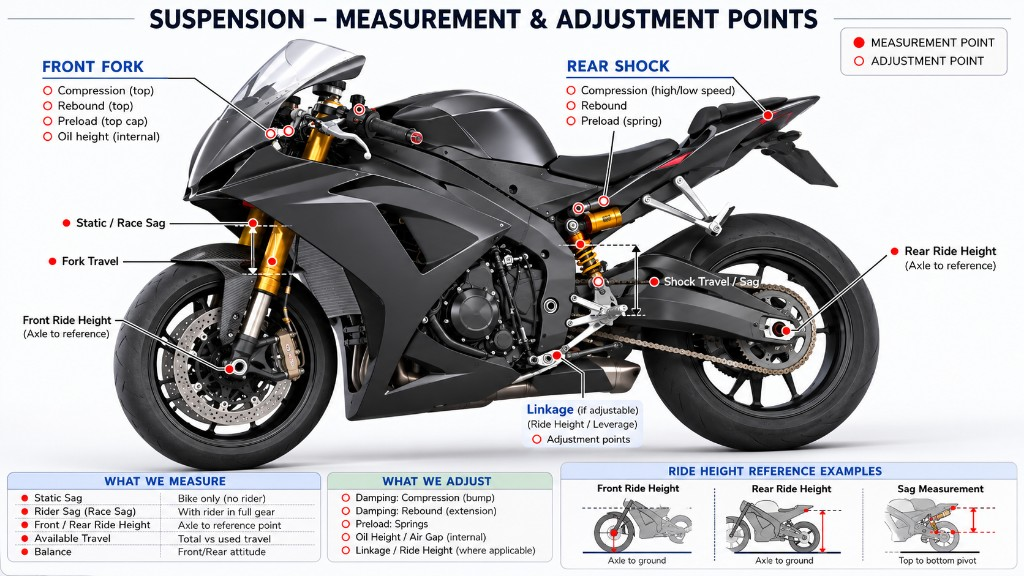
#> input picture app/src/assets/bike-setup/suspension-map.png, 1024 x 576 px, found by its file name
$ python process-suspension-bike.py
#> lines starting #> are read from the running program, lines starting #| are printed output that depends on the picture
"""Build a clean bike PNG: transparent fringe, light-grey body, enhanced suspension."""
from __future__ import annotations

from collections import deque
from pathlib import Path

from PIL import Image, ImageDraw, ImageEnhance, ImageFilter

SRC = Path(r"c:\Users\Administrator\.cursor\Send-It\app\src\assets\bike-setup\suspension-map.png")
OUT = Path(r"c:\Users\Administrator\.cursor\Send-It\app\src\assets\bike-setup\suspension-bike.png")

CROP_TOP = 36
CROP_BOTTOM = 436
BODY_ALPHA = 215
BODY_GREY = 232


def is_near_white(r: int, g: int, b: int) -> bool:
    mx, mn = max(r, g, b), min(r, g, b)
    if r >= 228 and g >= 228 and b >= 228:
        return True
    if r >= 205 and g >= 205 and b >= 205 and mx - mn < 22:
        return True
    return False


def is_fringe_white(r: int, g: int, b: int) -> bool:
    mx, mn = max(r, g, b), min(r, g, b)
    return r >= 180 and g >= 180 and b >= 180 and mx - mn < 20


def is_red_mark(r: int, g: int, b: int) -> bool:
    return r > 155 and g < 115 and b < 115 and r > g + 45 and r > b + 45


def is_gold(r: int, g: int, b: int) -> bool:
    if r > 145 and g > 100 and b < 140 and r > b + 30 and g > b + 8:
        return True
    if r > 175 and g > 145 and b < 125 and r > b + 45:
        return True
    return False


def is_label_light(r: int, g: int, b: int) -> bool:
    mx, mn = max(r, g, b), min(r, g, b)
    if 140 <= mx <= 210 and mx - mn < 35 and mn > 120:
        return True
    return False


def apply_body_and_suspension(im: Image.Image) -> Image.Image:
    """Colorize after all geometry work / resize so grey stays light."""
    px = im.load()
    w, h = im.size
    fork_box = (int(0.12 * w), int(0.06 * h), int(0.36 * w), int(0.94 * h))
    shock_box = (int(0.42 * w), int(0.18 * h), int(0.62 * w), int(0.68 * h))
    sus = Image.new("L", (w, h), 0)
    sd = ImageDraw.Draw(sus)
    for y in range(h):
        for x in range(w):
            r, g, b, a = px[x, y]
            if a == 0 or not is_gold(r, g, b):
                continue
            in_fork = fork_box[0] <= x <= fork_box[2] and fork_box[1] <= y <= fork_box[3]
            in_shock = shock_box[0] <= x <= shock_box[2] and shock_box[1] <= y <= shock_box[3]
            if in_fork or in_shock:
                sd.ellipse((x - 10, y - 10, x + 10, y + 10), fill=255)
    sus = sus.filter(ImageFilter.GaussianBlur(2))
    sp = sus.load()

    for y in range(h):
        for x in range(w):
            r, g, b, a = px[x, y]
            if a == 0:
                continue
            if sp[x, y] >= 70 or is_gold(r, g, b):
                nr = min(255, int(r * 1.14 + 10))
                ng = min(255, int(g * 1.10 + 6))
                nb = min(255, int(b * 0.92))
                px[x, y] = (nr, ng, nb, 255)
            else:
                lum = (r + g + b) / 3
                mix = 0.12
                nr = int(BODY_GREY * (1 - mix) + min(lum, 200) * mix)
                ng = int(BODY_GREY * (1 - mix) + min(lum, 200) * mix)
                nb = int(BODY_GREY * (1 - mix) + min(lum, 200) * mix * 0.98)
                # keep silhouette solid enough on dark UI
                px[x, y] = (nr, ng, nb, BODY_ALPHA)
    return im


def main() -> None:
    im = Image.open(SRC).convert("RGBA")
    w, h = im.size
#> w = 1024; h = 576
    cropped = im.crop((0, CROP_TOP, w, min(h, CROP_BOTTOM))).copy()
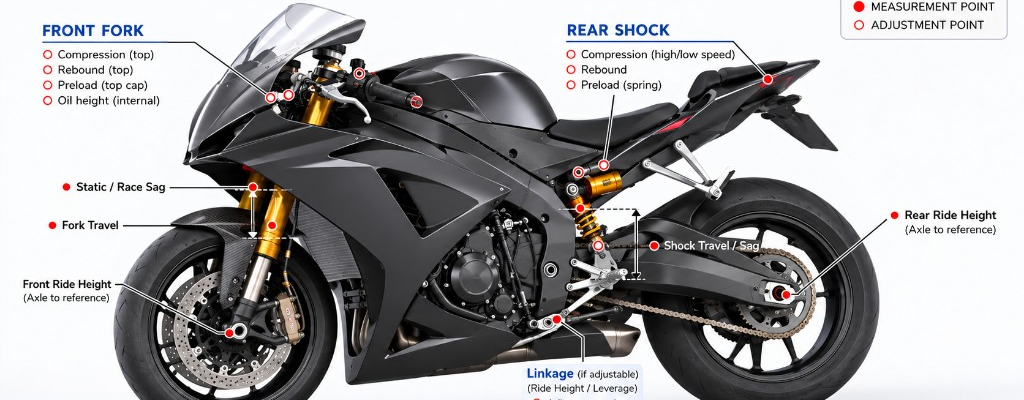
#> cropped: PIL image 1024x400 RGBA; mean R, G, B, A 160.9, 160, 160.8, 255
    cw, ch = cropped.size
#> cw = 1024; ch = 400
    px = cropped.load()
    print(f"crop -> {cw}x{ch}")
#| crop -> 1024x400

    for y in range(ch):
        for x in range(cw):
            r, g, b, a = px[x, y]
            if is_near_white(r, g, b) or is_red_mark(r, g, b) or is_label_light(r, g, b):
                px[x, y] = (0, 0, 0, 0)

    visited = [[False] * cw for _ in range(ch)]
    best: list[tuple[int, int]] = []

    def flood(sx: int, sy: int) -> list[tuple[int, int]]:
        if not (0 <= sx < cw and 0 <= sy < ch) or visited[sy][sx] or px[sx, sy][3] == 0:
            return []
        q = deque([(sx, sy)])
        visited[sy][sx] = True
        cells: list[tuple[int, int]] = []
        while q:
            x, y = q.popleft()
            cells.append((x, y))
            for dx, dy in ((1, 0), (-1, 0), (0, 1), (0, -1)):
                nx, ny = x + dx, y + dy
                if 0 <= nx < cw and 0 <= ny < ch and not visited[ny][nx] and px[nx, ny][3] != 0:
                    visited[ny][nx] = True
                    q.append((nx, ny))
        return cells

    for y in range(0, ch, 3):
        for x in range(0, cw, 3):
            if not visited[y][x] and px[x, y][3] != 0:
                comp = flood(x, y)
                if len(comp) > len(best):
                    best = comp

    keep = set(best)
    print(f"bike pixels={len(keep)}")
#| bike pixels=176161
    for y in range(ch):
        for x in range(cw):
            if px[x, y][3] != 0 and (x, y) not in keep:
                px[x, y] = (0, 0, 0, 0)

    for y in range(ch):
        for x in range(cw):
            r, g, b, a = px[x, y]
            if a and (is_fringe_white(r, g, b) or is_near_white(r, g, b) or is_red_mark(r, g, b)):
                px[x, y] = (0, 0, 0, 0)

    bbox = cropped.getbbox()
    if bbox:
        cropped = cropped.crop(bbox)
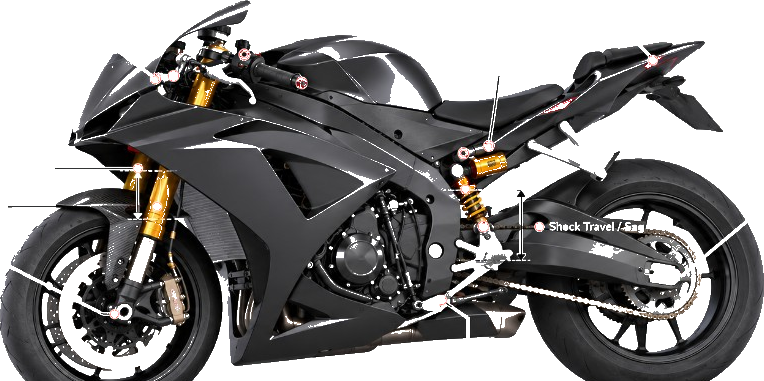
#> cropped: PIL image 764x381 RGBA; mean R, G, B, A 36.1, 34.9, 34.5, 154.3; transparent parts drawn white
        print(f"trimmed -> {cropped.size}")
#| trimmed -> (764, 381)

    tw, th = cropped.size
    pad_l, pad_r, pad_t, pad_b = 90, 40, 24, 24
    padded = Image.new("RGBA", (tw + pad_l + pad_r, th + pad_t + pad_b), (0, 0, 0, 0))
#> padded: PIL image 894x429 RGBA; every value is 0
    padded.paste(cropped, (pad_l, pad_t), cropped)
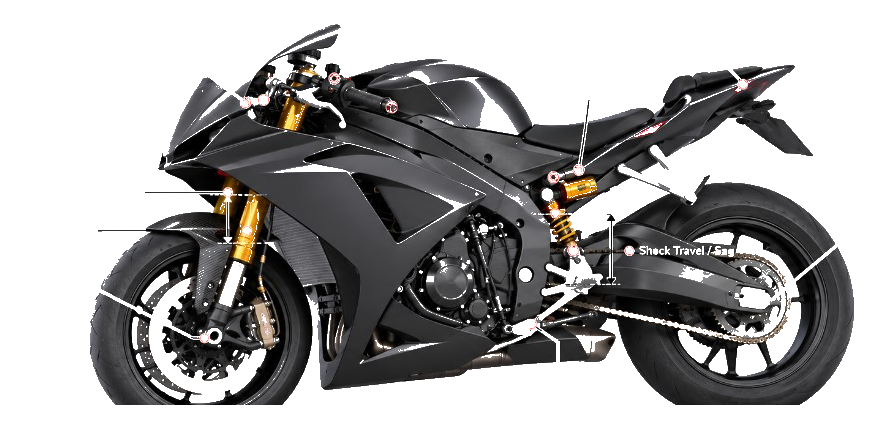
#> padded: PIL image 894x429 RGBA; mean R, G, B, A 27.4, 26.5, 26.2, 117.1; transparent parts drawn white

    out = padded.resize((padded.width * 2, padded.height * 2), Image.Resampling.LANCZOS)
    out = apply_body_and_suspension(out)
#> in apply_body_and_suspension, `sus = Image.new("L", (w, h), 0)`: sus: PIL image 1788x858 L; every value is 0
#> in apply_body_and_suspension, `sus = sus.filter(ImageFilter.GaussianBlur(2))`:
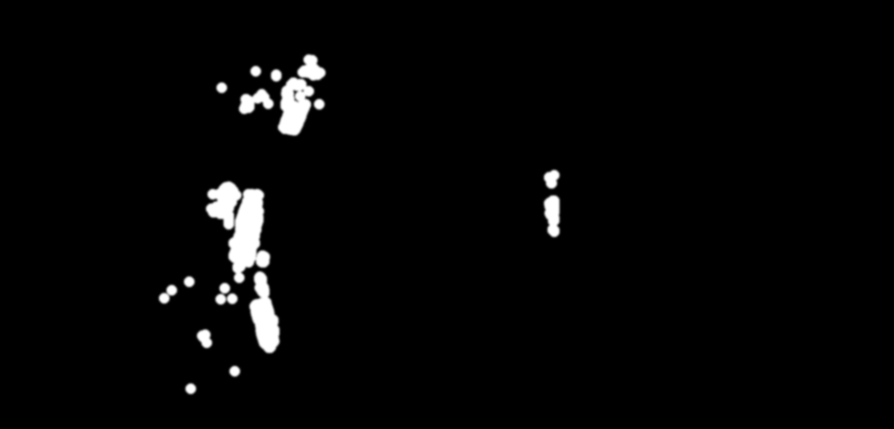
#> sus: PIL image 1788x858 L (shown at 1/2 size); min 0, max 255, mean 6.1
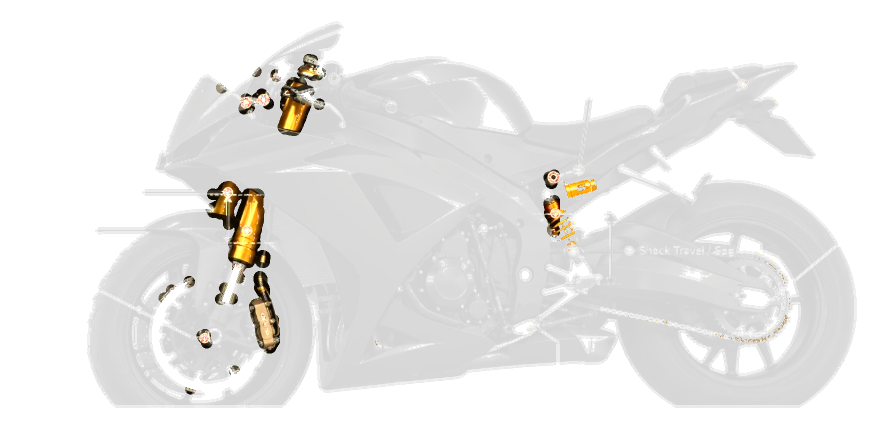
#> out: PIL image 1788x858 RGBA (shown at 1/2 size); mean R, G, B, A 103.4, 102.7, 101.3, 108.4; transparent parts drawn white
    out = ImageEnhance.Sharpness(out).enhance(1.1)
    out.save(OUT, "PNG")
    print(f"wrote {OUT} size={out.size}")
#| wrote c:\Users\Administrator\.cursor\Send-It\app\src\assets\bike-setup\suspension-bike.png size=(1788, 858)


if __name__ == "__main__":
    main()
